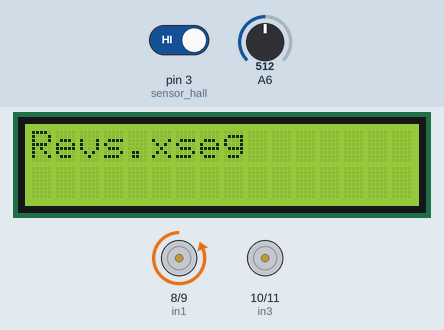
Recording of a sketch running on a simulated Arduino Nano, built with avr-gcc and run on an emulated ATmega328P. Parts: 16×2 character LCD, motor-driver pin pairs drawn as motors (green arrow = first pin HIGH = forward, orange = second pin HIGH = backward, longer = more drive). The test bench sets the inputs (shaded band); at power-on: A6 = 512, pin 3 (sensor_hall) HIGH.

Above: at 1.2 s.
1.3 s: A6 set to 930
At 1.86 s:
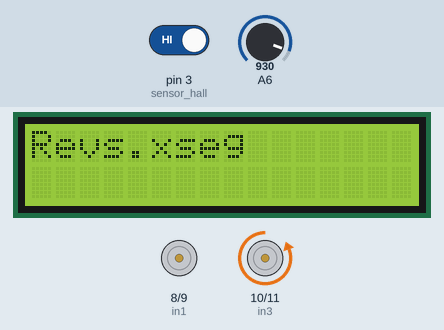
3.1 s: A6 set to 959
At 4.13 s:
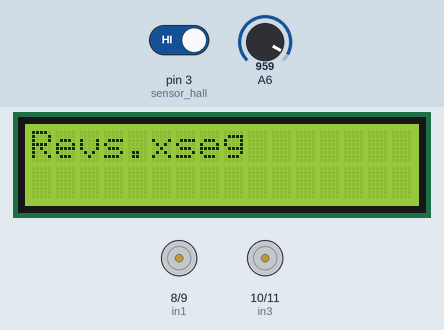
6.1 s: A6 set to 251
At 6.9 s:
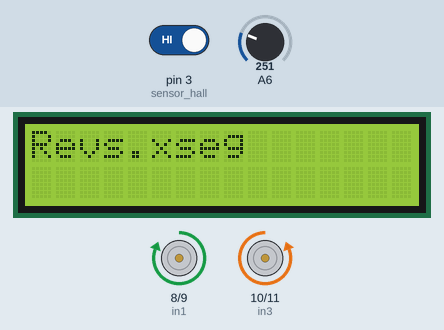
9.1 s: A6 set to 233
At 9.7 s:
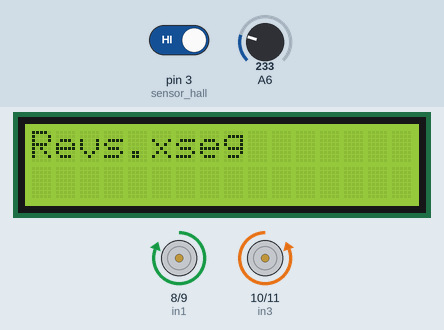
12.0 s: pin 3 (sensor_hall) driven LOW
13.9 s: pin 3 (sensor_hall) driven HIGH
Timing chart, 0 to 16.9 s (numbered marks = the images above; inputs shaded):
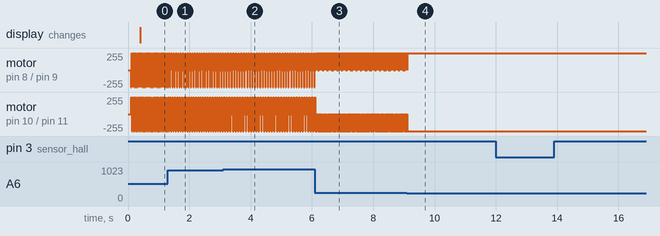

The sketch:

P1_p2.ino
```cpp
#include <Wire.h>
#include <LiquidCrystal_I2C.h>

#define direccion_lcd 0x27
#define filas 2
#define columnas 16

#define sensor_hall 3

LiquidCrystal_I2C lcdEduardo(direccion_lcd, columnas, filas);

int in1 = 8;
int in2 = 9;
int in3 = 10;
int in4 = 11;
int demora = 20;

int pt;

int paso [8][4] =
{
  {1, 0, 0, 0},
  {1, 1, 0, 0},
  {0, 1, 0, 0},
  {0, 1, 1, 0},
  {0, 0, 1, 0},
  {0, 0, 1, 1},
  {0, 0, 0, 1},
  {1, 0, 0, 1}
};

bool state_sensor;

void setup() {
  lcdEduardo.init();
  lcdEduardo.backlight();
  lcdEduardo.print("Uso sensor de efecto hall");

  pinMode(in1, OUTPUT);
  pinMode(in2, OUTPUT);
  pinMode(in3, OUTPUT);
  pinMode(in4, OUTPUT);

  pinMode(sensor_hall, INPUT);
}

void loop() {
  pt = map(analogRead(A6),7, 4000, 1, 35);
  for (int i = 0; i < 8; i++)
    {
      digitalWrite(in1, paso[i][0]);
      digitalWrite(in2, paso[i][1]);
      digitalWrite(in3, paso[i][2]);
      digitalWrite(in4, paso[i][3]);
      delay(pt);
    }
    lcdEduardo.clear();
    lcdEduardo.setCursor(0,0);
    lcdEduardo.print("Revs.xseg");

    state_sensor = digitalRead(sensor_hall);
  if(state_sensor == LOW)
  {
    Serial.println("El eje del motor ha pasado por el sensor");
    delay(10);
  }
}
```

Measured:
- the behaviour switches between 946 and 947 on A6 (found by bisection; images 1 and 2)
- the behaviour switches between 242 and 241 on A6 (found by bisection; images 3 and 4)
- after the input at 9.1 s, motor on pin 8 (in1) / pin 9 (in2): goes on until 9.1 s, then stays forward 255/255; motor on pin 10 (in3) / pin 11 (in4): goes on until 9.1 s, then stays backward 255/255
- by itself, motor on pin 8 (in1) / pin 9 (in2): alternates forward 255/255 for 0.03 s and stopped for 0.01 s
- by itself, motor on pin 10 (in3) / pin 11 (in4): alternates backward 255/255 for 0.02 s and stopped for 0.02 s
